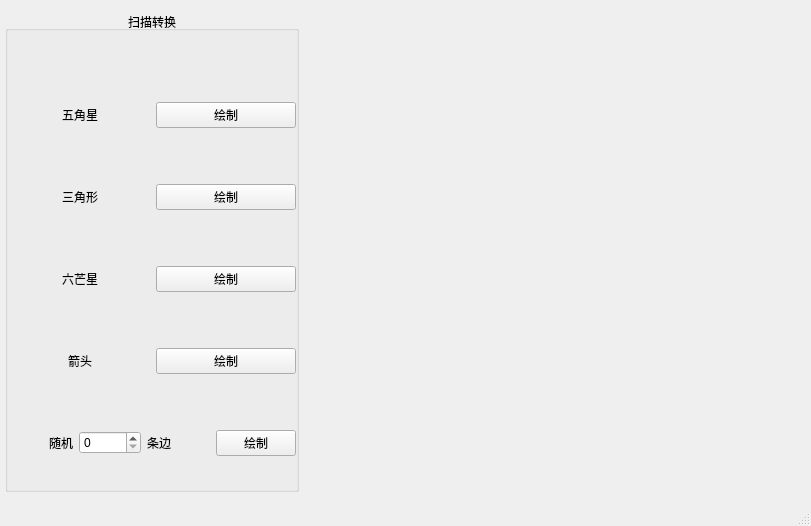
<?xml version="1.0" encoding="UTF-8"?>
<ui version="4.0">
 <class>MainWindow</class>
 <widget class="QMainWindow" name="MainWindow">
  <property name="geometry">
   <rect>
    <x>0</x>
    <y>0</y>
    <width>811</width>
    <height>526</height>
   </rect>
  </property>
  <property name="minimumSize">
   <size>
    <width>811</width>
    <height>526</height>
   </size>
  </property>
  <property name="maximumSize">
   <size>
    <width>811</width>
    <height>526</height>
   </size>
  </property>
  <property name="windowTitle">
   <string>ScanLine</string>
  </property>
  <property name="windowIcon">
   <iconset theme="show_table_column">
    <normaloff>.</normaloff>.</iconset>
  </property>
  <widget class="QWidget" name="centralWidget">
   <widget class="QWidget" name="horizontalLayoutWidget">
    <property name="geometry">
     <rect>
      <x>0</x>
      <y>0</y>
      <width>811</width>
      <height>503</height>
     </rect>
    </property>
    <layout class="QHBoxLayout" name="horizontalLayout">
     <property name="sizeConstraint">
      <enum>QLayout::SetDefaultConstraint</enum>
     </property>
     <property name="leftMargin">
      <number>5</number>
     </property>
     <property name="rightMargin">
      <number>5</number>
     </property>
     <item>
      <layout class="QVBoxLayout" name="verticalLayout">
       <item>
        <widget class="QGroupBox" name="groupBox">
         <property name="enabled">
          <bool>true</bool>
         </property>
         <property name="title">
          <string>扫描转换</string>
         </property>
         <property name="alignment">
          <set>Qt::AlignCenter</set>
         </property>
         <widget class="QWidget" name="verticalLayoutWidget_2">
          <property name="geometry">
           <rect>
            <x>0</x>
            <y>30</y>
            <width>293</width>
            <height>471</height>
           </rect>
          </property>
          <layout class="QVBoxLayout" name="verticalLayout_2">
           <property name="leftMargin">
            <number>5</number>
           </property>
           <property name="rightMargin">
            <number>2</number>
           </property>
           <property name="bottomMargin">
            <number>5</number>
           </property>
           <item>
            <layout class="QHBoxLayout" name="horizontalLayout_2">
             <item>
              <widget class="QLabel" name="label_1">
               <property name="layoutDirection">
                <enum>Qt::LeftToRight</enum>
               </property>
               <property name="frameShape">
                <enum>QFrame::NoFrame</enum>
               </property>
               <property name="text">
                <string>五角星</string>
               </property>
               <property name="alignment">
                <set>Qt::AlignCenter</set>
               </property>
              </widget>
             </item>
             <item>
              <widget class="QPushButton" name="pushButton_1">
               <property name="text">
                <string>绘制</string>
               </property>
              </widget>
             </item>
            </layout>
           </item>
           <item>
            <layout class="QHBoxLayout" name="horizontalLayout_3">
             <item>
              <widget class="QLabel" name="label_2">
               <property name="text">
                <string>三角形</string>
               </property>
               <property name="alignment">
                <set>Qt::AlignCenter</set>
               </property>
              </widget>
             </item>
             <item>
              <widget class="QPushButton" name="pushButton_2">
               <property name="text">
                <string>绘制</string>
               </property>
              </widget>
             </item>
            </layout>
           </item>
           <item>
            <layout class="QHBoxLayout" name="horizontalLayout_4">
             <item>
              <widget class="QLabel" name="label_3">
               <property name="text">
                <string>六芒星</string>
               </property>
               <property name="alignment">
                <set>Qt::AlignCenter</set>
               </property>
              </widget>
             </item>
             <item>
              <widget class="QPushButton" name="pushButton_3">
               <property name="text">
                <string>绘制</string>
               </property>
              </widget>
             </item>
            </layout>
           </item>
           <item>
            <layout class="QHBoxLayout" name="horizontalLayout_7">
             <item>
              <widget class="QLabel" name="label">
               <property name="text">
                <string>箭头</string>
               </property>
               <property name="alignment">
                <set>Qt::AlignCenter</set>
               </property>
              </widget>
             </item>
             <item>
              <widget class="QPushButton" name="pushButton_6">
               <property name="text">
                <string>绘制</string>
               </property>
              </widget>
             </item>
            </layout>
           </item>
           <item>
            <layout class="QVBoxLayout" name="verticalLayout_3">
             <item>
              <layout class="QHBoxLayout" name="horizontalLayout_6">
               <item>
                <widget class="QLabel" name="label_8">
                 <property name="text">
                  <string>随机</string>
                 </property>
                 <property name="alignment">
                  <set>Qt::AlignRight|Qt::AlignTrailing|Qt::AlignVCenter</set>
                 </property>
                </widget>
               </item>
               <item>
                <widget class="QSpinBox" name="spinBox">
                 <property name="maximum">
                  <number>10</number>
                 </property>
                </widget>
               </item>
               <item>
                <widget class="QLabel" name="label_5">
                 <property name="text">
                  <string>条边</string>
                 </property>
                </widget>
               </item>
               <item>
                <widget class="QPushButton" name="pushButton_7">
                 <property name="text">
                  <string>绘制</string>
                 </property>
                </widget>
               </item>
              </layout>
             </item>
            </layout>
           </item>
          </layout>
         </widget>
        </widget>
       </item>
      </layout>
     </item>
     <item>
      <widget class="Canvas" name="widget_canvas" native="true">
       <property name="minimumSize">
        <size>
         <width>501</width>
         <height>501</height>
        </size>
       </property>
       <property name="maximumSize">
        <size>
         <width>501</width>
         <height>501</height>
        </size>
       </property>
      </widget>
     </item>
    </layout>
   </widget>
  </widget>
  <widget class="QStatusBar" name="statusBar"/>
 </widget>
 <layoutdefault spacing="6" margin="11"/>
 <customwidgets>
  <customwidget>
   <class>Canvas</class>
   <extends>QWidget</extends>
   <header>canvas.h</header>
   <container>1</container>
  </customwidget>
 </customwidgets>
 <resources/>
 <connections/>
</ui>
